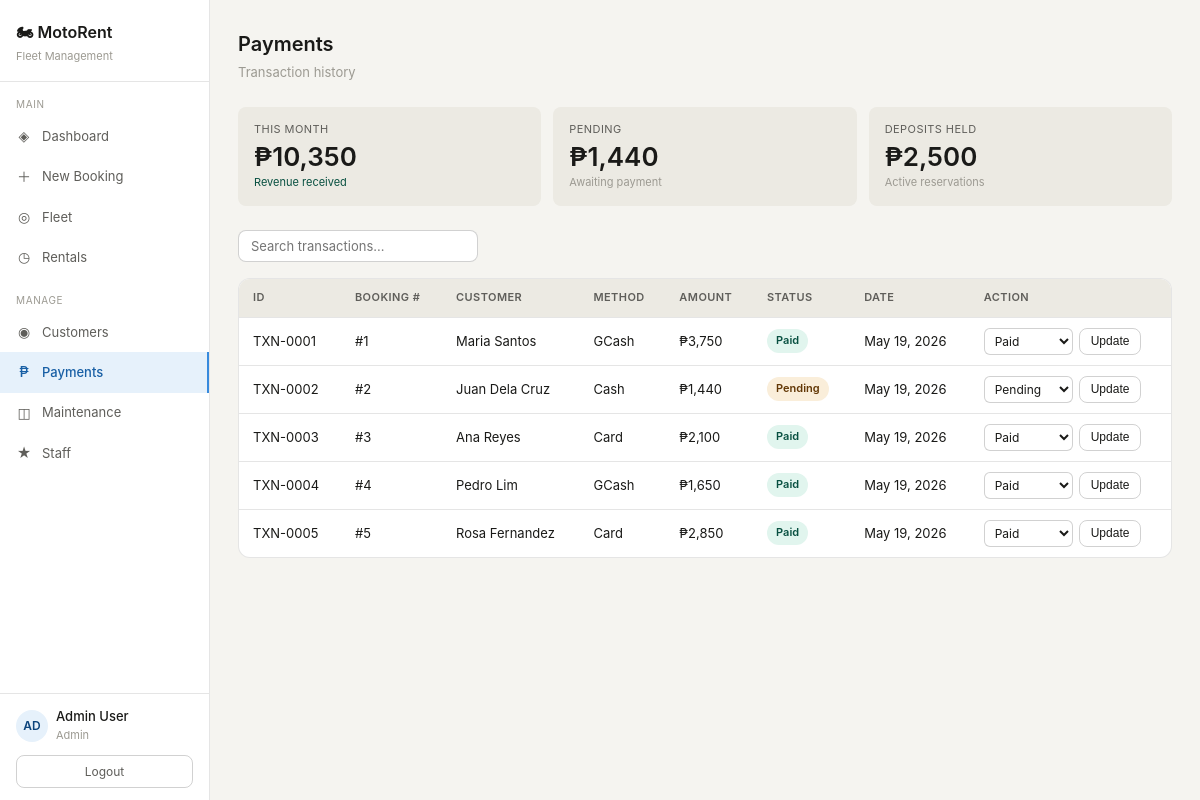
Page /pages/payments.php (signed in) on the committed database.
### tables this page shows
CREATE TABLE payments (
    payment_id INT AUTO_INCREMENT PRIMARY KEY,
    reservation_id INT NOT NULL,
    amount DECIMAL(10,2) NOT NULL,
    method ENUM('Cash','GCash','Card','Maya') DEFAULT 'Cash',
    status ENUM('pending','paid','refunded') DEFAULT 'pending',
    paid_at TIMESTAMP DEFAULT CURRENT_TIMESTAMP,
    FOREIGN KEY (reservation_id) REFERENCES reservations(reservation_id)
);

CREATE TABLE reservations (
    reservation_id INT AUTO_INCREMENT PRIMARY KEY,
    customer_id INT NOT NULL,
    motorcycle_id INT NOT NULL,
    start_date DATE NOT NULL,
    end_date DATE NOT NULL,
    status ENUM('confirmed','active','returned','cancelled') DEFAULT 'confirmed',
    total_amount DECIMAL(10,2),
    deposit_amount DECIMAL(10,2),
    created_at TIMESTAMP DEFAULT CURRENT_TIMESTAMP,
    FOREIGN KEY (customer_id) REFERENCES customers(customer_id),
    FOREIGN KEY (motorcycle_id) REFERENCES motorcycles(motorcycle_id)
);

CREATE TABLE customers (
    customer_id INT AUTO_INCREMENT PRIMARY KEY,
    first_name VARCHAR(80) NOT NULL,
    last_name VARCHAR(80) NOT NULL,
    email VARCHAR(150) UNIQUE NOT NULL,
    phone VARCHAR(30),
    address TEXT,
    date_of_birth DATE,
    license_number VARCHAR(50),
    doc_status ENUM('pending','verified','rejected') DEFAULT 'pending',
    created_at TIMESTAMP DEFAULT CURRENT_TIMESTAMP
);

### pages/payments.php (the view, shortened to what this page needs)
<?php
require_once __DIR__ . '/../includes/db.php';
$month_rev  = $conn->query("SELECT COALESCE(SUM(amount),0) v FROM payments WHERE MONTH(paid_at)=MONTH(CURDATE()) AND YEAR(paid_at)=YEAR(CURDATE()) AND status='paid'")->fetch_assoc()['v'];
$pending_amt= $conn->query("SELECT COALESCE(SUM(amount),0) v FROM payments WHERE status='pending'")->fetch_assoc()['v'];
$deposits   = $conn->query("SELECT COALESCE(SUM(r.deposit_amount),0) v FROM reservations r WHERE r.status IN ('confirmed','active')")->fetch_assoc()['v'];
$payments = $conn->query("SELECT p.*, r.reservation_id, c.first_name, c.last_name FROM payments p JOIN reservations r ON p.reservation_id=r.reservation_id JOIN customers c ON r.customer_id=c.customer_id ORDER BY p.paid_at DESC")->fetch_all(MYSQLI_ASSOC);
require_once __DIR__ . '/../includes/header.php';
?>
<div class="page-header">
  <div><div class="page-title">Payments</div><div class="page-sub">Transaction history</div></div>
</div>
<div class="metrics-grid" style="grid-template-columns:repeat(3,1fr)">
  <div class="metric-card"><div class="metric-label">This month</div><div class="metric-value">₱<?= number_format($month_rev) ?></div><div class="metric-sub metric-up">Revenue received</div></div>
  <div class="metric-card"><div class="metric-label">Pending</div><div class="metric-value">₱<?= number_format($pending_amt) ?></div><div class="metric-sub">Awaiting payment</div></div>
  <div class="metric-card"><div class="metric-label">Deposits held</div><div class="metric-value">₱<?= number_format($deposits) ?></div><div class="metric-sub">Active reservations</div></div>
</div>
<div class="filter-bar"><input id="table-search" class="search-input" placeholder="Search transactions..."></div>
<div class="table-wrap">
<table>
  <thead><tr><th>ID</th><th>Booking #</th><th>Customer</th><th>Method</th><th>Amount</th><th>Status</th><th>Date</th><th>Action</th></tr></thead>
  <tbody>
  <?php foreach($payments as $p):
    $pmap=['paid'=>'success','pending'=>'warning','refunded'=>'info'];
  ?>
  <tr>
    <td>TXN-<?= str_pad($p['payment_id'],4,'0',STR_PAD_LEFT) ?></td>
    <td>#<?= $p['reservation_id'] ?></td>
    <td><?= htmlspecialchars($p['first_name'].' '.$p['last_name']) ?></td>
    <td><?= $p['method'] ?></td>
    <td>₱<?= number_format($p['amount']) ?></td>
    <td><span class="badge badge-<?= $pmap[$p['status']]??'neutral' ?>"><?= ucfirst($p['status']) ?></span></td>
    <td><?= date('M j, Y', strtotime($p['paid_at'])) ?></td>
    <td>
      <form method="POST" style="display:inline-flex;gap:6px">
        <select name="status" style="font-size:12px;padding:4px 6px;border-radius:6px">
          <?php foreach(['pending','paid','refunded'] as $s): ?>
          <option value="<?= $s ?>" <?= $p['status']===$s?'selected':'' ?>><?= ucfirst($s) ?></option>
          <?php endforeach; ?>
        </select>
        <button type="submit" class="btn btn-sm">Update</button>
      </form>
    </td>
  </tr>
  <?php endforeach; ?>
  </tbody>
</table>
</div>
<?php require_once __DIR__ . '/../includes/footer.php'; ?>

### assets/css/style.css (style rules this page uses)
*, *::before, *::after { box-sizing: border-box; margin: 0; padding: 0; }
:root { --bg: #f5f4f0; --bg2: #ffffff; --bg3: #eceae3; --text: #1a1a18; --text2: #5f5e5a; --text3: #9c9a92; --border: rgba(0,0,0,0.1); --border2: rgba(0,0,0,0.18); --blue: #378ADD; --blue-dark: #185FA5; --blue-bg: #E6F1FB; --blue-text: #0C447C; --green: #1D9E75; --green-bg: #E1F5EE; --green-text: #085041; --amber: #EF9F27; --amber-bg: #FAEEDA; --amber-text: #633806; --red: #E24B4A; --red-bg: #FCEBEB; --red-text: #791F1F; --gray-bg: #F1EFE8; --gray-text: #444441; --radius: 8px; --radius-lg: 12px; }
body { font-family: -apple-system, BlinkMacSystemFont, 'Segoe UI', sans-serif; background: var(--bg); color: var(--text); font-size: 14px; line-height: 1.6; }
.page-header { margin-bottom: 24px; display: flex; align-items: flex-start; justify-content: space-between; flex-wrap: wrap; gap: 12px; }
.page-title { font-size: 20px; font-weight: 600; color: var(--text); }
.page-sub { font-size: 13px; color: var(--text3); margin-top: 2px; }
.metrics-grid { display: grid; grid-template-columns: repeat(auto-fit, minmax(160px, 1fr)); gap: 12px; margin-bottom: 24px; }
.metric-card { background: var(--bg3); border-radius: var(--radius); padding: 14px 16px; }
.metric-label { font-size: 11px; color: var(--text2); text-transform: uppercase; letter-spacing: .04em; margin-bottom: 6px; }
.metric-value { font-size: 26px; font-weight: 600; color: var(--text); line-height: 1; }
.metric-sub { font-size: 11px; color: var(--text3); margin-top: 4px; }
.metric-up { color: var(--green-text); }
.table-wrap { overflow-x: auto; border-radius: var(--radius-lg); border: 0.5px solid var(--border); background: var(--bg2); margin-bottom: 20px; }
table { width: 100%; border-collapse: collapse; font-size: 13px; }
thead th { text-align: left; padding: 10px 14px; font-size: 11px; font-weight: 600; color: var(--text2); text-transform: uppercase; letter-spacing: .04em; border-bottom: 0.5px solid var(--border); background: var(--bg3); }
tbody td { padding: 10px 14px; color: var(--text); border-bottom: 0.5px solid var(--border); vertical-align: middle; }
tbody tr:last-child td { border-bottom: none; }
.badge { display: inline-block; padding: 3px 9px; border-radius: 20px; font-size: 11px; font-weight: 600; }
.badge-success { background: var(--green-bg); color: var(--green-text); }
.badge-warning { background: var(--amber-bg); color: var(--amber-text); }
.btn { display: inline-flex; align-items: center; gap: 6px; padding: 8px 16px; border-radius: var(--radius); border: 0.5px solid var(--border2); background: transparent; color: var(--text); font-size: 13px; cursor: pointer; text-decoration: none; transition: background .15s; white-space: nowrap; }
.btn-sm { padding: 5px 11px; font-size: 12px; }
input, select, textarea { padding: 8px 11px; border: 0.5px solid var(--border2); border-radius: var(--radius); background: var(--bg2); color: var(--text); font-size: 13px; font-family: inherit; width: 100%; transition: border-color .15s; }
.filter-bar { display: flex; gap: 10px; align-items: center; margin-bottom: 16px; flex-wrap: wrap; }
.search-input { padding: 7px 12px; border: 0.5px solid var(--border2); border-radius: var(--radius); background: var(--bg2); color: var(--text); font-size: 13px; width: 240px; }

### rows in the picture
payments: payment_id "0001", reservation.reservation_id "1", customers.first_name+last_name "Maria Santos", method "GCash", amount "3,750", status "Paid", paid_at "May 19, 2026"
payments: payment_id "0002", reservation.reservation_id "2", customers.first_name+last_name "Juan Dela Cruz", method "Cash", amount "1,440", status "Pending", paid_at "May 19, 2026"
payments: payment_id "0003", reservation.reservation_id "3", customers.first_name+last_name "Ana Reyes", method "Card", amount "2,100", status "Paid", paid_at "May 19, 2026"
payments: payment_id "0004", reservation.reservation_id "4", customers.first_name+last_name "Pedro Lim", method "GCash", amount "1,650", status "Paid", paid_at "May 19, 2026"
payments: payment_id "0005", reservation.reservation_id "5", customers.first_name+last_name "Rosa Fernandez", method "Card", amount "2,850", status "Paid", paid_at "May 19, 2026"

### other values in the picture
substr(currentStaff(),0,2) "AD"
currentStaff() "Admin User"
currentRole() "Admin"
$month_rev "10,350"
$pending_amt "1,440"
$deposits "2,500"
